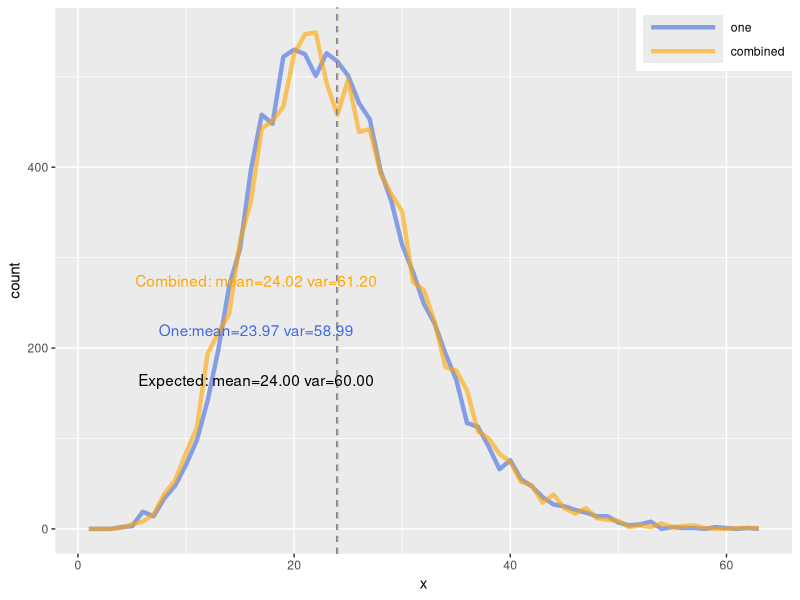
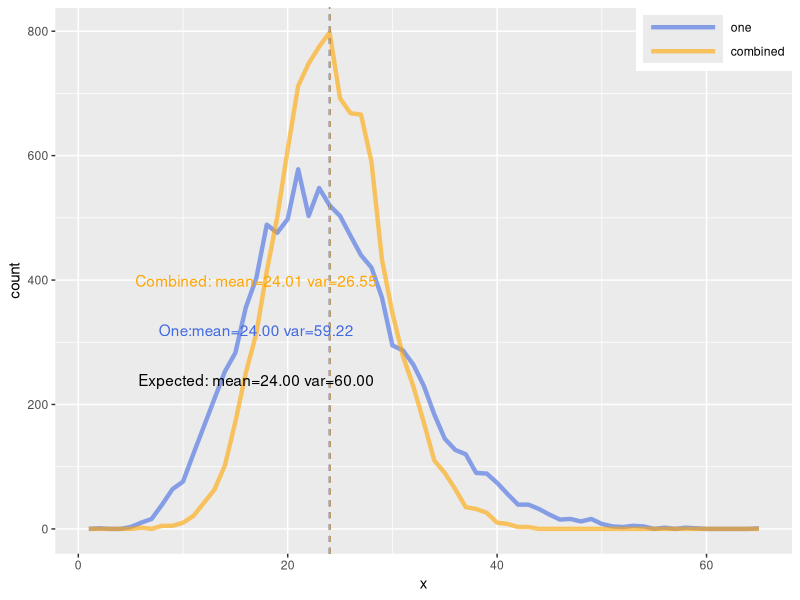
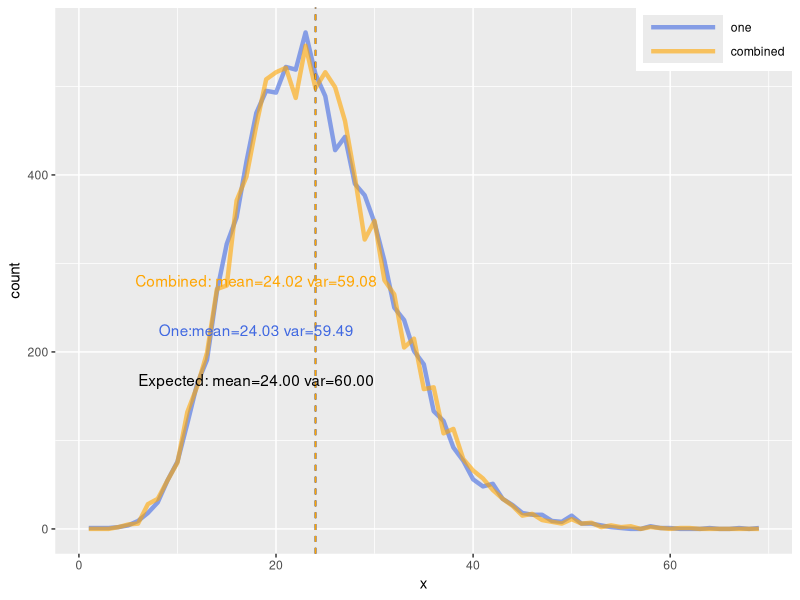
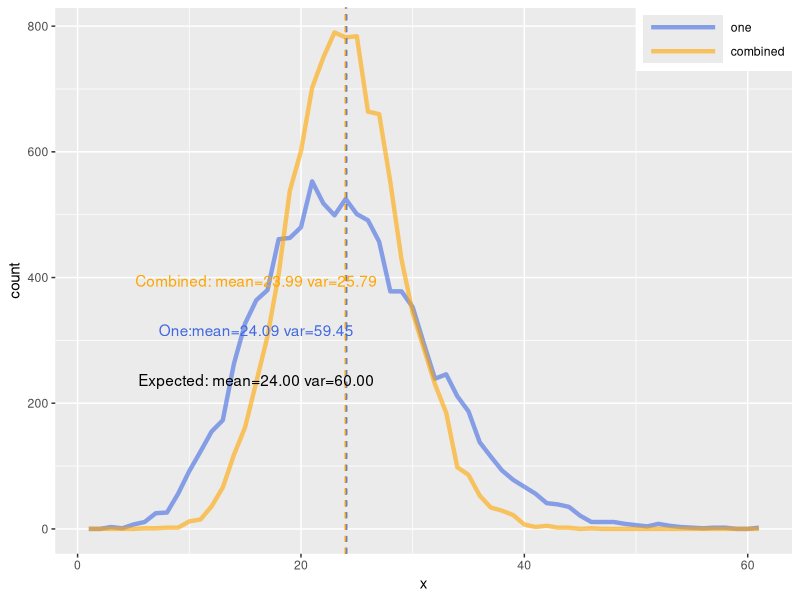

Reproduce these figures in R, in order.
## ---- chunk 1
knitr::opts_chunk$set(fig.pos = 'H')
## ---- chunk 2
library(ggplot2)
library(tibble)
library(data.table)
library(purrr)
library(reshape2)
library(stringr)

## Cited from
## https://keachmurakami.github.io/2016/10/04/Eqnknitr.html
EqnNum_count <- 0
head <- "式"

EqnNum <- function(head){
    EqnNum_count <<- EqnNum_count + 1
    return(paste0(head, EqnNum_count))
}

## https://stackoverflow.com/questions/38861041/knitr-rmarkdown-latex-how-to-cross-reference-figures-and-tables
## ---- chunk 3
scale_negative_binomial <- function(n_sample, nb_size, nb_prob, divider, is_size_divided) {
    if (is_size_divided) {
        rowSums(replicate(divider, rnbinom(n=n_sample, size=nb_size/divider, prob=nb_prob)))
    } else {
        ## Convert a prob of negative binomial distributions
        ## to a theta of Gamma (of not NB) distributions
        ## theta : scale parameter, beta : rate parameter of Gamma distributions
        theta_gamma <- (1 - nb_prob) / nb_prob
        scaled_prob <- 1 / (1 + theta_gamma / divider)
        rowSums(replicate(divider, rnbinom(n=n_sample, size=nb_size, prob=scaled_prob)))
    }
}

scale_gamma_poisson <- function(n_sample, nb_size, nb_prob, divider, is_size_divided) {
    gamma_shape <- nb_size
    gamma_rate <- nb_prob / (1 - nb_prob)
    gamma_scale <- 1 / gamma_rate

    gamma_poisson <- function(n, shape, scale) {
        purrr::map_dbl(rgamma(n=n, shape=shape, scale=scale), function(x) { rpois(n=1, x) })
    }

    if (is_size_divided) {
        rowSums(replicate(divider, gamma_poisson(n=n_sample, shape=gamma_shape/divider, scale=gamma_scale)))
    } else {
        rowSums(replicate(divider, gamma_poisson(n=n_sample, shape=gamma_shape, scale=gamma_scale/divider)))
    }
}

scale_gamma <- function(n_sample, gamma_shape, gamma_scale, divider, is_size_divided) {
    if (is_size_divided) {
        rowSums(replicate(divider, rgamma(n_sample, shape=gamma_shape/divider, scale=gamma_scale)))
    } else {
        rowSums(replicate(divider, rgamma(n_sample, shape=gamma_shape, scale=gamma_scale/divider)))
    }
}

make_mean_var_label <- function(name, mu, sigma2) {
    paste0(name, 'mean=', sprintf('%3.2f', mu),' var=', sprintf('%3.2f', sigma2))
}

analyze_distributions <- function(nb_size, nb_prob, gamma_shape, gamma_scale, dist_name, y_one, y_combined) {
    if (dist_name== 'gamma') {
        expected_mean <- gamma_shape * gamma_scale
        expected_var <- gamma_shape * gamma_scale * gamma_scale
    } else {
        expected_mean <- nb_size * (1 - nb_prob) / nb_prob
        expected_var <- expected_mean / nb_prob
    }

    actual_one_mean <- mean(y_one)
    actual_one_var <- var(y_one)
    actual_combined_mean <- mean(y_combined)
    actual_combined_var <- var(y_combined)

    expected_label <- make_mean_var_label('Expected: ', expected_mean, expected_var)
    actual_one_label <- make_mean_var_label('One:', actual_one_mean, actual_one_var)
    actual_combined_label <- make_mean_var_label('Combined: ', actual_combined_mean, actual_combined_var)

    table_one <- tabulate(y_one)
    table_combined <- tabulate(y_combined)
    max_count <- max(length(table_one), length(table_combined))
    table_one <- append(table_one, rep(0, max_count - length(table_one)))
    table_combined <- append(table_combined, rep(0, max_count - length(table_combined)))

    df <- tibble(one=table_one, combined=table_combined)
    df$x <- 1:NROW(df)
    df <- melt(df, c('x'), value.name='count')
    list(df=df,
         expected_mean=expected_mean,
         expected_var=expected_var,
         expected_label=expected_label,
         actual_one_mean=actual_one_mean,
         actual_one_var=actual_one_var,
         actual_one_label=actual_one_label,
         actual_combined_mean=actual_combined_mean,
         actual_combined_var=actual_combined_var,
         actual_combined_label=actual_combined_label)
}

draw_distributions <- function(n_sample, nb_size, nb_prob, divider, is_size_divided, dist_name) {
    gamma_shape <- nb_size
    gamma_scale <- 1.0 / (1.0 / nb_prob - 1.0)
    base_color <- 'black'
    chart_colors <- c('royalblue', 'orange')

    if (is_size_divided) {
        chart_suffix <- 'alpha divided'
    } else {
        chart_suffix <- 'theta divided'
    }

    if (dist_name == 'nb') {
        y_one <- rnbinom(n=n_sample, size=nb_size, prob=nb_prob)
        y_combined <- scale_negative_binomial(n_sample, nb_size, nb_prob, divider, is_size_divided)
        chart_title <- paste('size =', nb_size, 'prob =', nb_prob, 'divider =', divider, chart_suffix)
    } else if (dist_name == 'gp') {
        y_one <- scale_negative_binomial(n_sample, nb_size, nb_prob, 1, is_size_divided)
        y_combined <- scale_negative_binomial(n_sample, nb_size, nb_prob, divider, is_size_divided)
        chart_title <- paste('size =', nb_size, 'prob =', nb_prob, 'divider =', divider, chart_suffix)
    } else if (dist_name == 'gamma') {
        y_one <- rgamma(n_sample, shape=gamma_shape, scale=gamma_scale)
        y_combined <- scale_gamma(n_sample, gamma_shape, gamma_scale, divider, is_size_divided)
        chart_title <- paste('shape =', gamma_shape, 'scale =', sprintf('%3.2f', gamma_scale), 'divider =', divider, chart_suffix)
    }

    result <- analyze_distributions(nb_size, nb_prob, gamma_shape, gamma_scale, dist_name, y_one, y_combined)

    df <- result$df
    range_x <- range(df$x)
    x_min <- range_x[1]
    x_position <- (range_x[2] - x_min) * 0.25 + x_min
    range_y <- range(df$count)
    y_min <- range_y[1]
    y_range <- range_y[2] - y_min

    add_label <- function(g, y_relative_pos, label, color) {
        g + annotate('text', x=x_position, y=y_min + y_range * y_relative_pos,
                     label=label, color=color)
    }

    g <- ggplot(df, aes(x=x, y=count, color=variable))
    g <- g + geom_line(position = 'identity', size=1.5, alpha=0.6)
    g <- g + scale_color_manual(values=chart_colors)
    g <- g + geom_vline(xintercept=result$expected_mean, color=base_color, linetype='dashed')
    g <- g + geom_vline(xintercept=result$actual_one_mean, color=chart_colors[1], linetype='dashed')
    g <- g + geom_vline(xintercept=result$actual_combined_mean, color=chart_colors[2], linetype='dashed')
    g <- add_label(g, 0.3, result$expected_label, base_color)
    g <- add_label(g, 0.4, result$actual_one_label, chart_colors[1])
    g <- add_label(g, 0.5, result$actual_combined_label, chart_colors[2])
    g <- g + theme(legend.title=element_blank(),
                   legend.position = c(1.0, 1.0), legend.justification = c(1.0, 1.0),
                   legend.key.width=unit(4, "line"))
    plot(g)
}
## ---- chunk 4
get_n_sample <- function() {
    10000
}

get_nb_size <- function() {
    16
}

get_nb_prob_rnbinom <- function() {
    0.4
}

get_nb_prob_alt <- function() {
    1.0 - get_nb_prob_rnbinom()
}

get_divider <- function() {
    16
}

get_nb_label <- function(label, suffix) {
    paste0('\\label{fig:', label, '}negative binomial(size=', sprintf('%3.2f', get_nb_size()), ', prob=', sprintf('%3.2f', get_nb_prob_alt()), ') ', suffix)
}

get_gp_label <- function(label, suffix) {
    shape <- get_nb_size()
    rate <- 1 / get_nb_prob_alt() - 1
    paste0('\\label{fig:', label, '}Gamma poisson(shape=', sprintf('%3.2f', shape), ', rate=', sprintf('%3.2f', rate), ') ', suffix)
}
## ---- chunk 5
draw_distributions(n_sample=get_n_sample(), nb_size=get_nb_size(), nb_prob=get_nb_prob_rnbinom(), divider=get_divider(), is_size_divided=TRUE, dist_name='nb')
## ---- chunk 6
draw_distributions(n_sample=get_n_sample(), nb_size=get_nb_size(), nb_prob=get_nb_prob_rnbinom(), divider=get_divider(), is_size_divided=FALSE, dist_name='nb')
## ---- chunk 7
draw_distributions(n_sample=get_n_sample(), nb_size=get_nb_size(), nb_prob=get_nb_prob_rnbinom(), divider=get_divider(), is_size_divided=TRUE, dist_name='gp')
## ---- chunk 8
draw_distributions(n_sample=get_n_sample(), nb_size=get_nb_size(), nb_prob=get_nb_prob_rnbinom(), divider=get_divider(), is_size_divided=FALSE, dist_name='gp')
